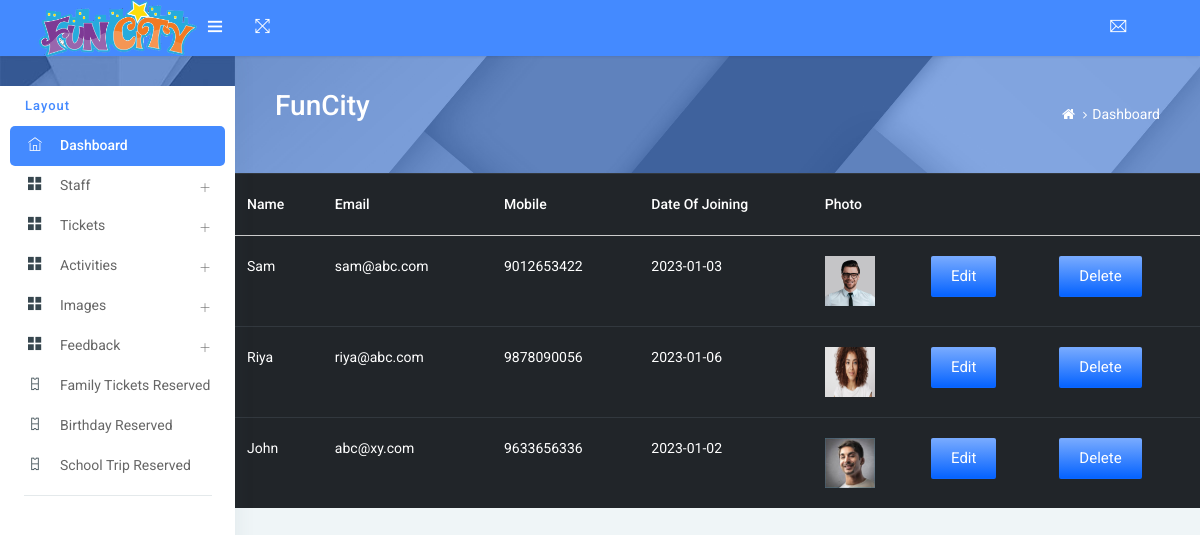
The app's page /Backend/displayadmin/ with its own data.
### Backend/models.py (models this page shows)
class Staffdb(models.Model):
    Name = models.CharField(max_length=50,null=True,blank=True)
    Email = models.EmailField(max_length=100,null=True,blank=True)
    Mobile = models.IntegerField(null=True,blank=True)
    Date = models.CharField(max_length=50, null=True, blank=True)
    Image = models.ImageField(upload_to='profile/',null=True,blank=True)

### Backend/views.py (the view)
# urls.py: path('displayadmin/', views.displayadmin, name="displayadmin"),
def displayadmin(request):
    ndata = Feedbackdb.objects.all()
    data = Staffdb.objects.all()
    return render(request,'Displayadmin.html',{'data':data,'ndata':ndata})

### Backend/templates/Displayadmin.html (shortened to what this page needs)
<!DOCTYPE html>
{% extends 'index.html' %}
{% block content %}
<html lang="en">
<head>
</head>
<body>
<div class="card-block table-border-style">
                                                <div class="table-responsive">
                                                    <table class="table table-inverse">
                                                        <thead>
                                                            <tr>
                                                                <th>Name</th>
                                                                <th>Email</th>
                                                                <th>Mobile</th>
                                                                <th>Date Of Joining</th>
                                                                <th>Photo</th>
                                                                <th></th>
                                                                <th></th>
                                                            </tr>
                                                        </thead>
                                                        <tbody>
                                                        {% for d in data %}
                                                            <tr>
                                                                <td>{{d.Name}}</td>
                                                                <td>{{d.Email}}</td>
                                                                <td>{{d.Mobile}}</td>
                                                                <td>{{d.Date}}</td>
                                                                <td>
                                                                    <img src="{{d.Image.url}}" width="50px" height="50px">
                                                                </td>
                                                                <td>
                                                                    <form action="{% url 'edit' dataid=d.id%}">
                                                                    <button type="submit" class="btn waves-effect waves-light hor-grd btn-grd-primary ">Edit</button>
                                                                    </form>
                                                                </td>
                                                                <td>
                                                                    <form action="{% url 'delete' dataid=d.id%}">
                                                                    <button type="submit" class="btn waves-effect waves-light hor-grd btn-grd-primary ">Delete</button>
                                                                    </form>
                                                                </td>
                                                            </tr>
                                                        {% endfor %}
                                                        </tbody>
                                                    </table>
                                                </div>
                                            </div>
</body>
</html>
{% endblock %}

### Backend/templates/index.html (shortened to what this page needs)
<!DOCTYPE html>
{% load static %}
<html lang="en">
<head>
    <link rel="stylesheet" href="{% static 'assets/pages/waves/css/waves.min.css' %}" type="text/css" media="all">
      <link rel="stylesheet" type="text/css" href="{% static 'assets/css/bootstrap/css/bootstrap.min.css' %}">
      <link rel="stylesheet" href="{% static 'assets/pages/waves/css/waves.min.css' %}" type="text/css" media="all">
      <link rel="stylesheet" type="text/css" href="{% static 'assets/icon/themify-icons/themify-icons.css' %}">
      <link rel="stylesheet" type="text/css" href="{% static 'assets/icon/font-awesome/css/font-awesome.min.css' %}">
      <link rel="stylesheet" type="text/css" href="{% static 'assets/css/jquery.mCustomScrollbar.css' %}">
        <link rel="stylesheet" href="https://www.amcharts.com/lib/3/plugins/export/export.css" type="text/css" media="all" />
      <link rel="stylesheet" type="text/css" href="{% static 'assets/css/style.css' %}">
  </head>
  <body>
  <div id="pcoded" class="pcoded">
      <div class="pcoded-container navbar-wrapper">
          <nav class="navbar header-navbar pcoded-header">
              <div class="navbar-wrapper">
                  <div class="navbar-logo">
                      <a class="mobile-menu waves-effect waves-light" id="mobile-collapse" href="#!">
                          <i class="ti-menu"></i>
                      </a>
                      <a href="{% url 'indexpage' %}">
                          <img class="img-fluid" src="{% static 'assets/images/funcity.png' %}" alt="Theme-Logo" />
                      </a>
                  </div>
                  <div class="navbar-container container-fluid">
                      <ul class="nav-left">
                          <li>
                              <a href="#!" onclick="javascript:toggleFullScreen()" class="waves-effect waves-light">
                                  <i class="ti-fullscreen"></i>
                              </a>
                          </li>
                      </ul>
                      <ul class="nav-right">
                          <li class="header-notification">
                              <a href="#!" class="waves-effect waves-light">
                                  <i class="ti-email"></i>
                              </a>
                          </li>
                      </ul>
                  </div>
              </div>
          </nav>
          <div class="pcoded-main-container">
              <div class="pcoded-wrapper">
                  <nav class="pcoded-navbar">
                      <div class="pcoded-inner-navbar main-menu">
                          <div class="">
                              <div class="main-menu-header">
                              </div>
                          </div>
                          <div class="pcoded-navigation-label" data-i18n="nav.category.navigation">Layout</div>
                          <ul class="pcoded-item pcoded-left-item">
                              <li class="active">
                                  <a href="{% url 'indexpage' %}" class="waves-effect waves-dark">
                                      <span class="pcoded-micon"><i class="ti-home"></i><b>D</b></span>
                                      <span class="pcoded-mtext" data-i18n="nav.dash.main">Dashboard</span>
                                  </a>
                              </li>
                              <li class="pcoded-hasmenu">
                                  <a href="javascript:void(0)" class="waves-effect waves-dark">
                                      <span class="pcoded-micon"><i class="ti-layout-grid2-alt"></i></span>
                                      <span class="pcoded-mtext"  data-i18n="nav.basic-components.main">Staff</span>
                                  </a>
                              </li>
                              <li class="pcoded-hasmenu">
                                  <a href="javascript:void(0)" class="waves-effect waves-dark">
                                      <span class="pcoded-micon"><i class="ti-layout-grid2-alt"></i></span>
                                      <span class="pcoded-mtext"  data-i18n="nav.basic-components.main">Tickets</span>
                                  </a>
                              </li>
                              <li class="pcoded-hasmenu">
                                  <a href="javascript:void(0)" class="waves-effect waves-dark">
                                      <span class="pcoded-micon"><i class="ti-layout-grid2-alt"></i></span>
                                      <span class="pcoded-mtext"  data-i18n="nav.basic-components.main">Activities</span>
                                  </a>
                              </li>
                              <li class="pcoded-hasmenu">
                                  <a href="javascript:void(0)" class="waves-effect waves-dark">
                                      <span class="pcoded-micon"><i class="ti-layout-grid2-alt"></i></span>
                                      <span class="pcoded-mtext"  data-i18n="nav.basic-components.main">Images</span>
                                  </a>
                              </li>
                              <li class="pcoded-hasmenu">
                                  <a href="javascript:void(0)" class="waves-effect waves-dark">
                                      <span class="pcoded-micon"><i class="ti-layout-grid2-alt"></i></span>
                                      <span class="pcoded-mtext"  data-i18n="nav.basic-components.main">Feedback</span>
                                  </a>
                              </li>
                              <li>
                              <a href="{% url 'familyreserved' %}" class="waves-effect waves-dark">
                                      <span class="pcoded-micon"><i class="ti-ticket"></i></span>
                                      <span class="pcoded-mtext" data-i18n="nav.form-components.main">Family Tickets Reserved</span>
                                  </a>
                              </li>
                              <li>
                              <a href="{% url 'birthdayreserved' %}" class="waves-effect waves-dark">
                                      <span class="pcoded-micon"><i class="ti-ticket"></i></span>
                                      <span class="pcoded-mtext" data-i18n="nav.form-components.main">Birthday Reserved</span>
                                  </a>
                              </li>
                              <li>
                              <a href="{% url 'schoolreserved' %}" class="waves-effect waves-dark">
                                      <span class="pcoded-micon"><i class="ti-ticket"></i></span>
                                      <span class="pcoded-mtext" data-i18n="nav.form-components.main">School Trip Reserved</span>
                                  </a>
                              </li>
                          </ul>
                      </div>
                  </nav>
                  <div class="pcoded-content">
                      <div class="page-header">
                          <div class="page-block">
                              <div class="row align-items-center">
                                  <div class="col-md-8">
                                      <div class="page-header-title">
                                          <p class="m-b-0"><h3>FunCity</h3></p>
                                      </div>
                                  </div>
                                  <div class="col-md-4">
                                      <ul class="breadcrumb-title">
                                          <li class="breadcrumb-item">
                                              <a href="{% url 'indexpage' %}"> <i class="fa fa-home"></i> </a>
                                          </li>
                                          <li class="breadcrumb-item"><a href="#!">Dashboard</a>
                                          </li>
                                      </ul>
                                  </div>
                              </div>
                          </div>
                      </div>
                      {% block content %}{% endblock %}
                    </div>
                </div>
            </div>
        </div>
    </div>
</body>
</html>

### records on screen
Staffdb: Name "Sam", Email "sam@abc.com", Mobile "9012653422", Date "2023-01-03", Image (picture)
Staffdb: Name "Riya", Email "riya@abc.com", Mobile "9878090056", Date "2023-01-06", Image (picture)
Staffdb: Name "John", Email "abc@xy.com", Mobile "9633656336", Date "2023-01-02", Image (picture)
